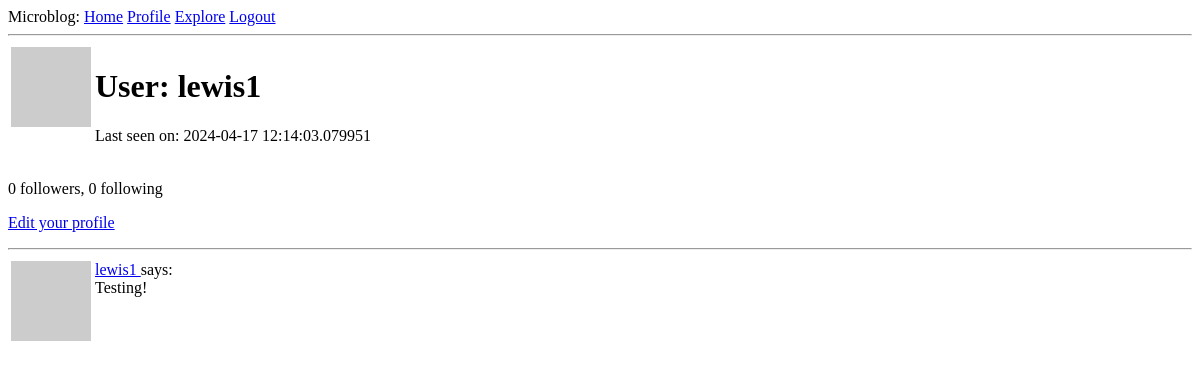
The app's page /user/lewis1 (signed in), older data.
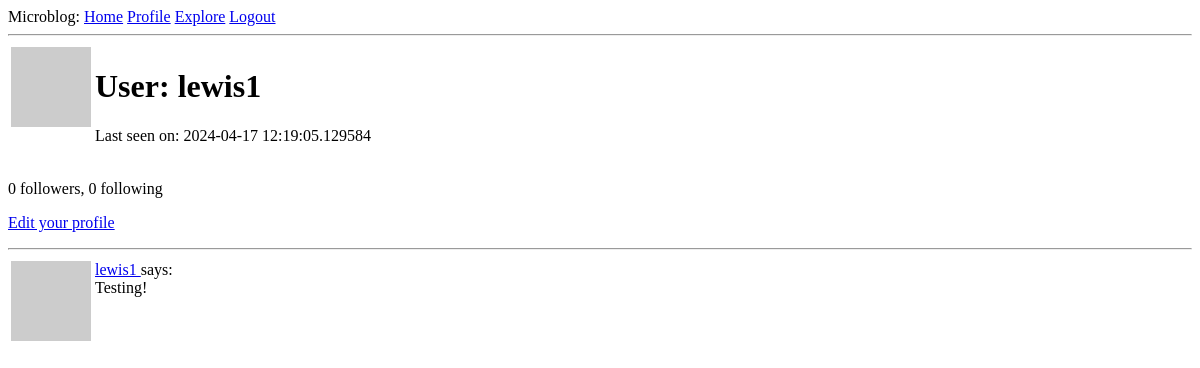
The same page, newer data.
### app/models.py (models this page shows, shortened)
class User(UserMixin, db.Model):
    id: so.Mapped[int] = so.mapped_column(primary_key=True)
    username: so.Mapped[str] = so.mapped_column(sa.String(64), index=True, unique=True)
    email: so.Mapped[str] = so.mapped_column(sa.String(120), index=True, unique=True)
    password_hash: so.Mapped[Optional[str]] = so.mapped_column(sa.String(256))
    posts: so.WriteOnlyMapped['Post'] = so.relationship(
        back_populates='author')
    def avatar(self, size):
        digest = md5(self.email.lower().encode('utf-8')).hexdigest()
        return f'https://www.gravatar.com/avatar/{digest}?d=identicon&s={size}'
    about_me: so.Mapped[Optional[str]] = so.mapped_column(sa.String(140))
    last_seen: so.Mapped[Optional[datetime]] = so.mapped_column(
        default=lambda: datetime.now(timezone.utc))
    following: so.WriteOnlyMapped['User'] = so.relationship(
        secondary=followers, primaryjoin=(followers.c.follower_id == id),
        secondaryjoin=(followers.c.followed_id == id),
        back_populates='followers')
    followers: so.WriteOnlyMapped['User'] = so.relationship(
        secondary=followers, primaryjoin=(followers.c.followed_id == id),
        secondaryjoin=(followers.c.follower_id == id),
        back_populates='following')
    def followers_count(self):
        query = sa.select(sa.func.count()).select_from(
            self.followers.select().subquery())
        return db.session.scalar(query)
    def following_count(self):
        query = sa.select(sa.func.count()).select_from(
            self.following.select().subquery())
        return db.session.scalar(query)

class Post(db.Model):
    id: so.Mapped[int] = so.mapped_column(primary_key=True)
    body: so.Mapped[str] = so.mapped_column(sa.String(140))
    timestamp: so.Mapped[datetime] = so.mapped_column(
        index=True, default=lambda: datetime.now(timezone.utc))
    user_id: so.Mapped[int] = so.mapped_column(sa.ForeignKey(User.id), index=True)
    author: so.Mapped[User] = so.relationship(back_populates='posts')

### app/routes.py (the view)
@app.route('/user/<username>')
@login_required
def user(username):
    user = db.first_or_404(sa.select(User).where(User.username == username))
    page = request.args.get('page', 1, type=int)
    query = user.posts.select().order_by(Post.timestamp.desc())
    posts = db.paginate(query, page=page, per_page=app.config['POSTS_PER_PAGE'], error_out=False)
    next_url = url_for('user', username=user.username, page=posts.next_num) \
        if posts.has_next else None
    prev_url = url_for('user', username=user.username, page=posts.prev_num) \
        if posts.has_prev else None
    form = EmptyForm()
    return render_template('user.html', user=user, posts=posts, next_url=next_url,
                           prev_url=prev_url, form=form)

### app/models.py (called while the page is built)
@login.user_loader
def load_user(id):
    return db.session.get(User, int(id))

### app/routes.py (called while the page is built)
@app.before_request
def before_request():
    if current_user.is_authenticated:
        current_user.last_seen = datetime.now(timezone.utc)
        db.session.commit()

### app/templates/user.html (shortened to what this page needs)
{% extends "base.html" %}
{% block content %}
    <table>
        <tr valign="top">
            <td><img src="{{ user.avatar(128) }}" alt="avatar"></td>
            <td>
                <h1>User: {{ user.username }}</h1>
                {% if user.last_seen %}<p>Last seen on: {{ user.last_seen }}</p>{% endif %}
            </td>
        </tr>
    </table>
    <p>{{ user.followers_count() }} followers, {{ user.following_count() }} following</p>
    {% if user == current_user %}
    <p><a href="{{ url_for('edit_profile') }}">Edit your profile</a></p>
    {% endif %}
    <hr>
    {% for post in posts %}
        {% include '_post.html' %}
    {% endfor %}
{% endblock %}

### app/templates/base.html (shortened to what this page needs)
<!DOCTYPE html>
<html lang="en">
  <head>
  </head>
  <body>
    <div>
      Microblog:
      <a href="{{ url_for('index') }}">Home</a>
      {% if current_user.is_anonymous %}
      <a href="{{ url_for('login') }}">Login</a>
      {% else %}
      <a href="{{ url_for('user', username=current_user.username) }}">Profile</a>
      <a href="{{ url_for('explore') }}">Explore</a>
      <a href="{{ url_for('logout') }}">Logout</a>
      {% endif %}
    </div>
    <hr />
     {% block content %}{% endblock %}
  </body>
</html>

### app/templates/_post.html
<table>
    <tr valign="top">
        <td><img src="{{ post.author.avatar(36) }}" alt="post avatar"></td>
        <td>
            <a href="{{ url_for('user', username=post.author.username) }}">
                {{ post.author.username }}
            </a>
            says:<br>{{ post.body }}
        </td>
    </tr>
</table>

Row changes from the older to the newer data that the page shows:
changed User "lewis1": last_seen "2024-04-17 12:14:03.079951" → "2024-04-17 12:19:05.129584"
